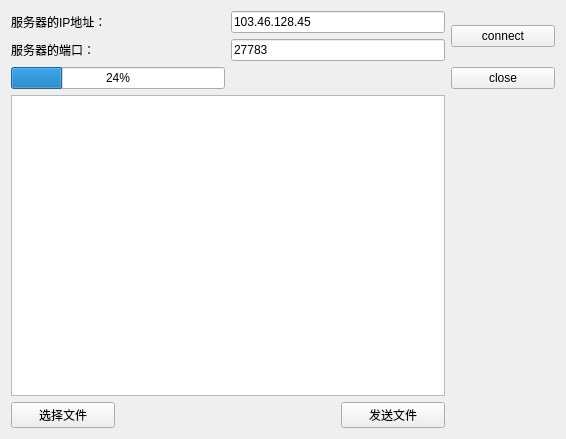
<?xml version="1.0" encoding="UTF-8"?>
<ui version="4.0">
 <class>ClientWidget</class>
 <widget class="QWidget" name="ClientWidget">
  <property name="geometry">
   <rect>
    <x>0</x>
    <y>0</y>
    <width>566</width>
    <height>439</height>
   </rect>
  </property>
  <property name="windowTitle">
   <string>Form</string>
  </property>
  <layout class="QGridLayout" name="gridLayout">
   <item row="0" column="0" colspan="2">
    <widget class="QLabel" name="label">
     <property name="text">
      <string>服务器的IP地址：</string>
     </property>
    </widget>
   </item>
   <item row="0" column="2" colspan="2">
    <widget class="QLineEdit" name="lineEditIP">
     <property name="text">
      <string>103.46.128.45</string>
     </property>
    </widget>
   </item>
   <item row="0" column="4" rowspan="2">
    <widget class="QPushButton" name="pushButton">
     <property name="text">
      <string>connect</string>
     </property>
    </widget>
   </item>
   <item row="1" column="0" colspan="2">
    <widget class="QLabel" name="label_2">
     <property name="text">
      <string>服务器的端口：</string>
     </property>
    </widget>
   </item>
   <item row="1" column="2" colspan="2">
    <widget class="QLineEdit" name="lineEdit_2">
     <property name="text">
      <string>27783</string>
     </property>
    </widget>
   </item>
   <item row="2" column="0" colspan="2">
    <widget class="QProgressBar" name="progressBar">
     <property name="value">
      <number>24</number>
     </property>
    </widget>
   </item>
   <item row="3" column="0" colspan="4">
    <widget class="QTextBrowser" name="textBrowser"/>
   </item>
   <item row="4" column="0">
    <widget class="QPushButton" name="ButtonFile">
     <property name="text">
      <string>选择文件</string>
     </property>
    </widget>
   </item>
   <item row="4" column="1" colspan="2">
    <spacer name="horizontalSpacer">
     <property name="orientation">
      <enum>Qt::Horizontal</enum>
     </property>
     <property name="sizeHint" stdset="0">
      <size>
       <width>212</width>
       <height>20</height>
      </size>
     </property>
    </spacer>
   </item>
   <item row="4" column="3">
    <widget class="QPushButton" name="ButtonSend">
     <property name="text">
      <string>发送文件</string>
     </property>
    </widget>
   </item>
   <item row="2" column="4">
    <widget class="QPushButton" name="Buttonclose">
     <property name="text">
      <string>close</string>
     </property>
    </widget>
   </item>
  </layout>
 </widget>
 <resources/>
 <connections/>
</ui>
